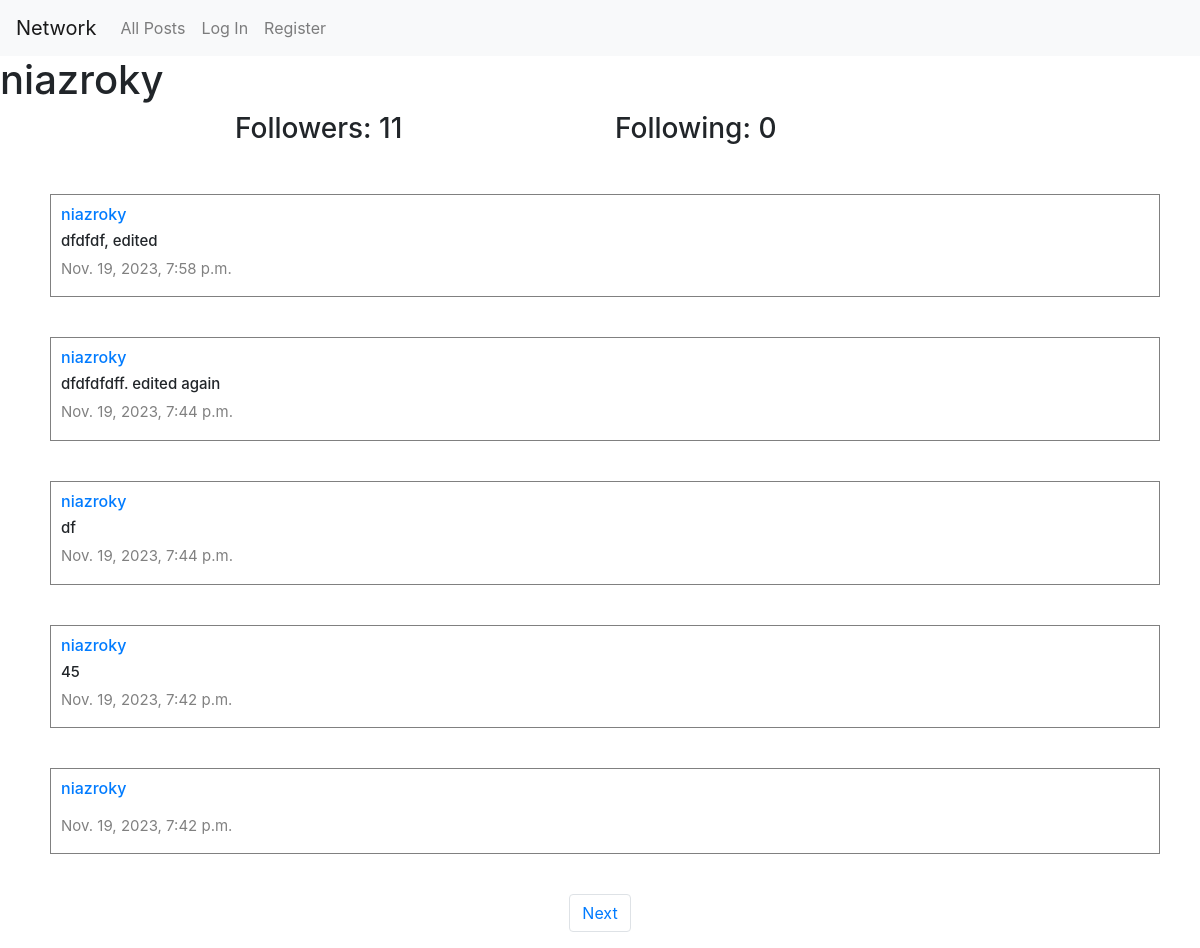
/user_profile/1, run on an earlier commit of the app's database.
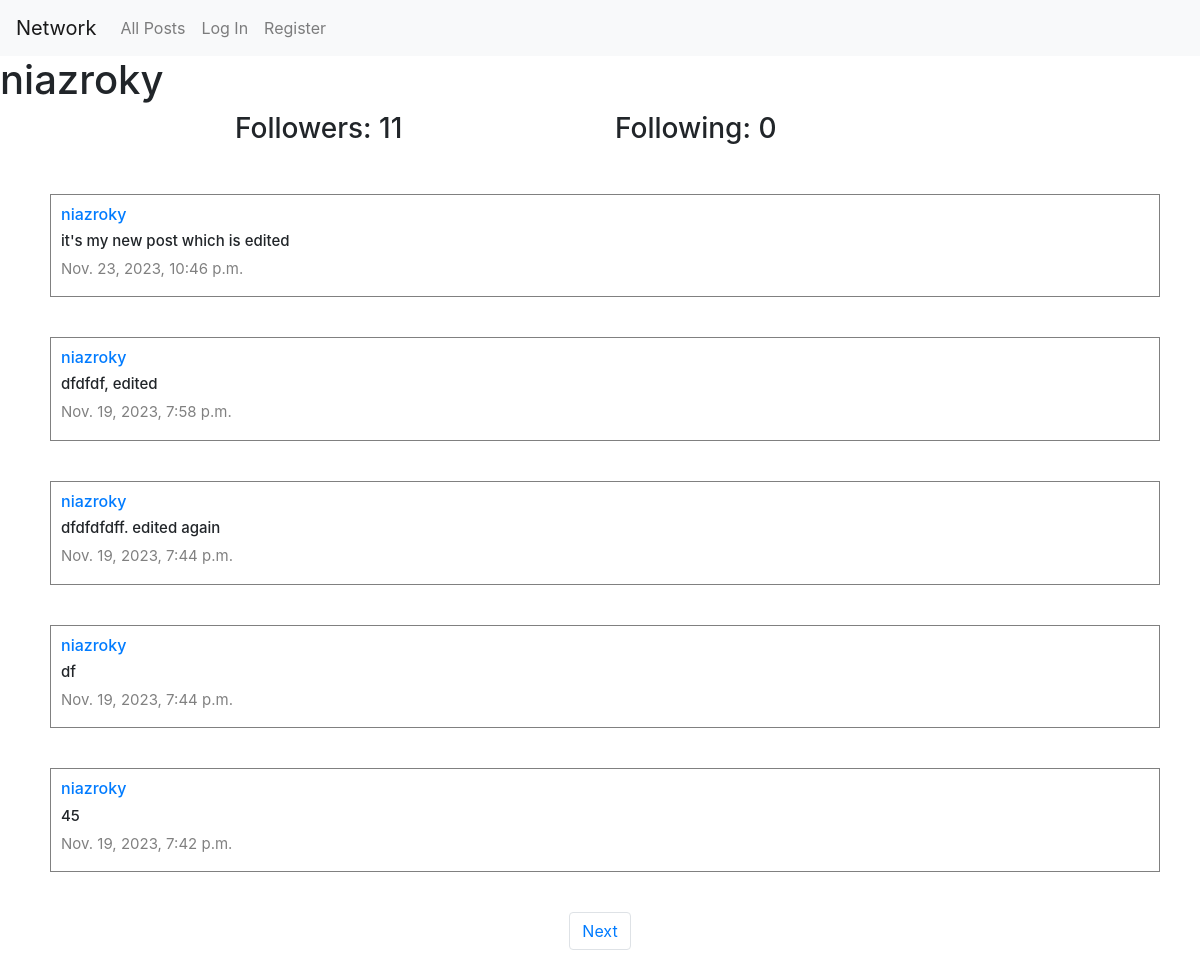
And on a later commit of the database.
### network/models.py (models this page shows, shortened)
class Post(models.Model):\
    post_content = models.CharField(max_length=140)
    user = models.ForeignKey(User, on_delete=models.CASCADE, related_name="author")
    post_date = models.DateTimeField(auto_now_add=True)

class User(AbstractUser):
    pass

### network/views.py (the view)
# urls.py: path("user_profile/<int:user_id>", views.user_profile, name="user_profile"),
def user_profile(request, user_id):
    user = get_object_or_404(User, pk=user_id)
    posts = Post.objects.filter(user=user).order_by("id").reverse()
    user_following = Follow.objects.filter(user_following=user)
    user_follower = Follow.objects.filter(user_follower=user)
    is_following = False
    if request.user.is_authenticated:
        is_following = user_follower.filter(user_following=request.user).exists()
    paginator = Paginator(posts, 5)
    page_number = request.GET.get('page')
    posts_of_the_page = paginator.get_page(page_number)
    return render(request, "network/profile.html", {
        "posts": posts,
        "posts_of_the_page": posts_of_the_page,
        "user_name": user.username,
        "user_following": user_following,
        "user_follower": user_follower,
        "is_following": is_following,
        "user_profile": user
    })

### network/templates/network/profile.html (shortened to what this page needs)
{% extends "network/layout.html" %}
{% block body %}
    <h1>{{ user_name }}</h1>
    <div class="container">
        <div class="row d-flex justify-content-center">
            <h3 class="col-4">Followers: {{ user_follower.count }}</h3>
            <h3 class="col-4">Following: {{ user_following.count }}</h3>
        </div>
    </div>
    <div class="all-posts">
        {% for post in posts_of_the_page %}
            <div class="row post">
                <h6 class="username"><a href="{% url 'user_profile' user_id=post.user.id %}">{{ post.user }}</a></h6>
                <h6 class="content">{{ post.post_content }}</h6>
                <p class="date">{{ post.post_date }}</p>
            </div>
        {% endfor %}
    </div>
    <nav aria-label="Page navigation example">
        <ul class="pagination d-flex justify-content-center">
            {% if posts_of_the_page.has_next %}
                <li class="page-item"><a class="page-link" href="?page={{ posts_of_the_page.next_page_number }}">Next</a></li>
            {% endif %}
        </ul>
    </nav>
    {% endblock %}

What changed in the data, as far as the page shows it:
no longer on this page (row unchanged): Post: user "niazroky", post_date "Nov. 19, 2023, 7:42 p.m."
added Post: user "niazroky", post_content "it's my new post which is edited", post_date "Nov. 23, 2023, 10:46 p.m."
